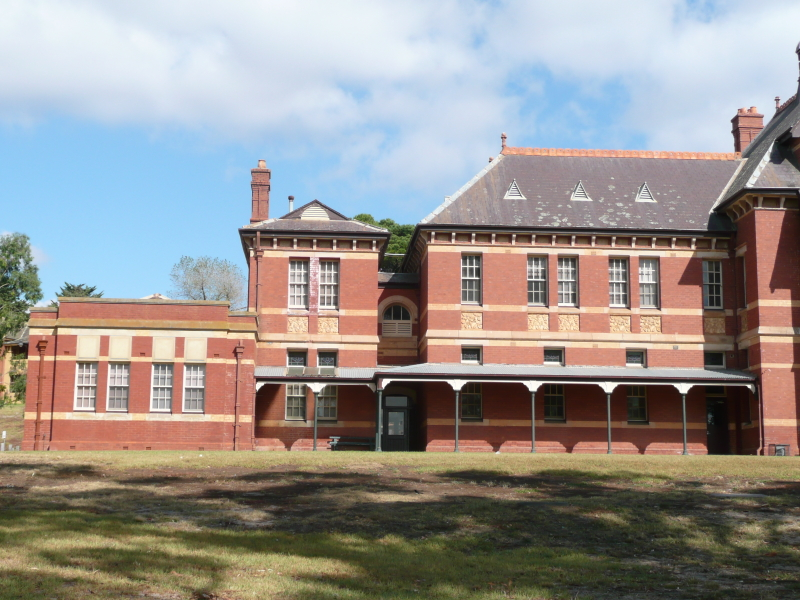
#> input picture BH/1.jpg, 800 x 600 px
$ python stitching.py
#> lines starting #> are read from the running program, lines starting #| are printed output that depends on the picture
import cv2
import numpy as np

img1 = cv2.imread('1.jpg')
#> img1 is the input picture: shape (600, 800, 3); mean B, G, R 142.7, 146.1, 151
img2 = cv2.imread('2.jpg')
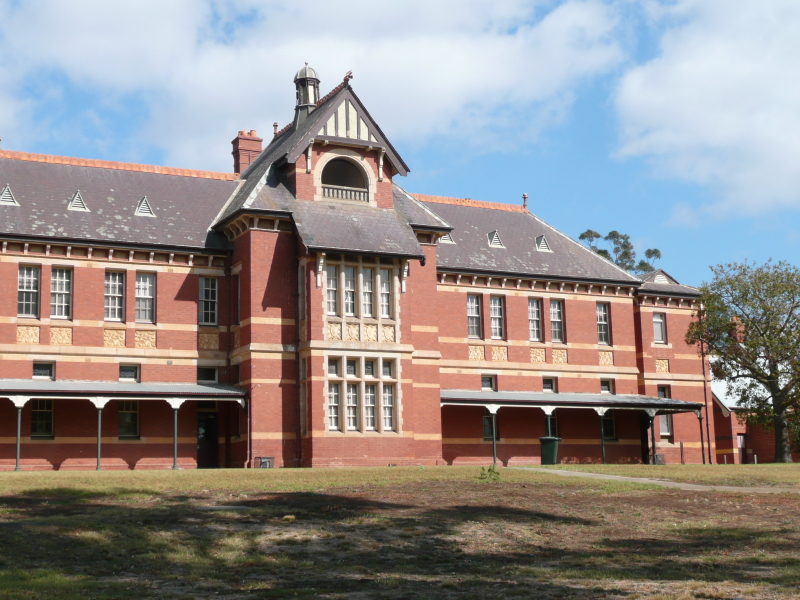
#> input picture BH/2.jpg, 800 x 600 px
#> img2 is the input picture: shape (600, 800, 3); mean B, G, R 138.5, 139.8, 145.8

sift = cv2.xfeatures2d.SIFT_create()

kp1, des1 = sift.detectAndCompute(img1, None)
#> kp1 = 2552 keypoints; strongest (x, y, size): (683, 388, 7.4), (533, 386, 7.6), (608, 387, 7.6), (749, 386, 2.8)
kp2, des2 = sift.detectAndCompute(img2, None)
#> kp2 = 3267 keypoints; strongest (x, y, size): (548, 410, 6.2), (100, 402, 7.9), (493, 408, 6.3), (19, 401, 8)

FLANN_INDEX_KDTREE = 0

index_params = dict(algorithm=FLANN_INDEX_KDTREE, trees=5)
search_params = dict(checks=50)

flann = cv2.FlannBasedMatcher(index_params, search_params)

matches = None

matches = flann.knnMatch(des1, des2, k=2)
#> matches = 2552 matches

good = []

matches = sorted(matches, key=lambda x: x[0].distance)

for m, n in matches:
	if m.distance < 0.7 * n.distance:
		good.append(m)
#> after the loop, good = 602 matches

if len(good) > 10:
	src_pts = np.float32([kp1[m.queryIdx].pt for m in good]).reshape(-1,1,2)
#> src_pts = 602 rows, first 8: [675.3, 348.5], [769.4, 277.5], [669.2, 346.6], [644.6, 236.3], [659.2, 241.2], [672.1, 369], [727.3, 369.7], [600.9, 384]
	dst_pts = np.float32([kp2[m.trainIdx].pt for m in good]).reshape(-1,1,2)
#> dst_pts = 602 rows, first 8: [169.3, 363.5], [262, 295.9], [163.2, 361.6], [142.7, 250.7], [157, 256.2], [165.4, 383.9], [219.4, 384.8], [91.98, 399.1]

	M, mask = cv2.findHomography(src_pts, dst_pts, cv2.RANSAC, 5.0)
#> M = [[1.35, -0.0532, -672.3], [0.171, 1.28, -93.15], [0.000431, -4.64e-06, 1]]; mask = 602 values, max 1 at index 0, min 0 at index 26, mean 0.816
	matchesMask = mask.ravel().tolist()
#> matchesMask has the same summary as mask

	h,w,c = img1.shape
#> h = 600; w = 800; c = 3
	pts = np.float32([[0,0],[0,h-1],[w-1,h-1],[w-1,0]]).reshape(-1,1,2)
#> pts = [[0, 0], [0, 599], [799, 599], [799, 0]]
	dst = cv2.perspectiveTransform(pts, M)
#> dst = [[-672.3, -93.15], [-706.2, 676.6], [276.4, 604.7], [299.5, 32.2]]
else:
	print("not enough matches")
	matchesMask = None

h1,w1 = img1.shape[:2]
#> h1 = 600; w1 = 800
h2,w2 = img2.shape[:2]
#> h2 = 600; w2 = 800
pts1 = np.float32([[0,0],[0,h1],[w1,h1],[w1,0]]).reshape(-1,1,2)
pts2 = np.float32([[0,0],[0,h2],[w2,h2],[w2,0]]).reshape(-1,1,2)
pts1_ = cv2.perspectiveTransform(pts1, M)
#> pts1_ = [[-672.3, -93.15], [-706.2, 677.8], [277.2, 605.6], [300.4, 32.31]]
pts = np.concatenate((pts1_, pts2), axis=0)
#> pts = [[-672.3, -93.15], [-706.2, 677.8], [277.2, 605.6], [300.4, 32.31], [0, 0], [0, 600], [800, 600], [800, 0]]
[xmin, ymin] = np.int32(pts.min(axis=0).ravel() - 0.5)
#> xmin = -706; ymin = -93
[xmax, ymax] = np.int32(pts.max(axis=0).ravel() + 0.5)
#> xmax = 800; ymax = 678
t = [-xmin,-ymin]
#> t = [706, 93]
Ht = np.array([[1,0,t[0]],[0,1,t[1]],[0,0,1]])
#> Ht = [[1, 0, 706], [0, 1, 93], [0, 0, 1]]
result = cv2.warpPerspective(img1, Ht.dot(M), (xmax-xmin, ymax-ymin))
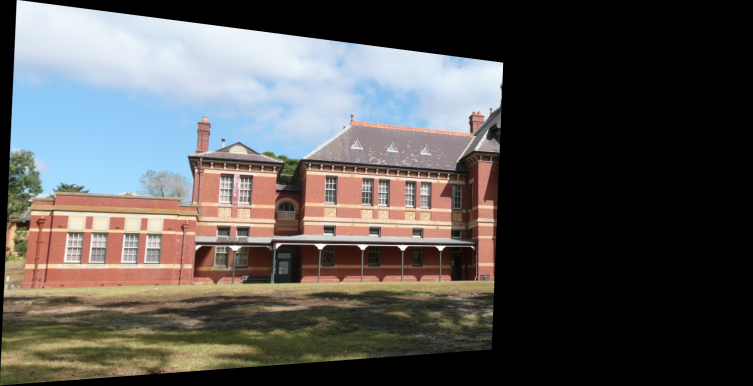
#> result: shape (771, 1506, 3) (shown at 1/2 size); mean B, G, R 83.5, 85.3, 87.3
result[t[1]:h1+t[1],t[0]:w1+t[0]] = img2
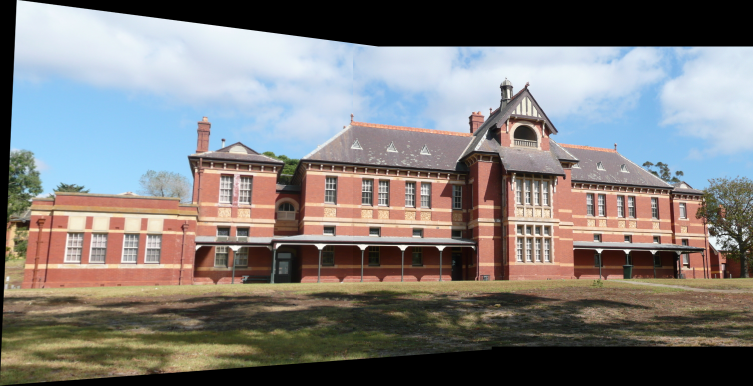
#> result: shape (771, 1506, 3) (shown at 1/2 size); mean B, G, R 122.1, 123.9, 126.9

cv2.imshow("result", result)
cv2.waitKey()
